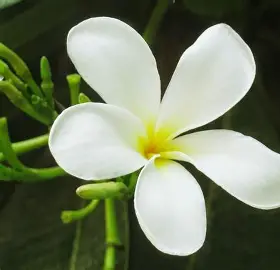
#> input picture Praktikum_7/bunga.jpg, 280 x 270 px
$ python latian2.py
#> lines starting #> are read from the running program, lines starting #| are printed output that depends on the picture
import cv2
import matplotlib.pyplot as plt
import numpy as np
from skimage.util import random_noise

img_bgr = cv2.imread('bunga.jpg')
#> img_bgr is the input picture: shape (270, 280, 3); mean B, G, R 98.1, 124.3, 114.9
if img_bgr is not None:
    img_gray = cv2.cvtColor(img_bgr, cv2.COLOR_BGR2GRAY)
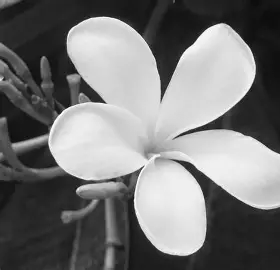
#> img_gray: shape (270, 280); min 6, max 255, mean 118.5

    # Menambahkan noise salt-and-pepper
    noise_img = random_noise(img_gray, mode='s&p', amount=0.05)
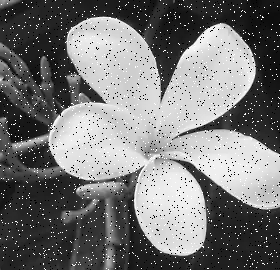
#> noise_img: shape (270, 280) float64; min 0, max 1, mean 0.466
    # skimage menghasilkan float [0, 1], kembalikan ke uint8 [0, 255]
    noise_img = np.array(255 * noise_img, dtype='uint8')

    # Median blur
    median_3 = cv2.medianBlur(noise_img, 3)
    median_5 = cv2.medianBlur(noise_img, 5)
    median_7 = cv2.medianBlur(noise_img, 7)
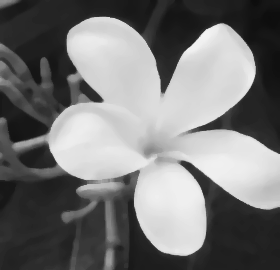
#> median_7: shape (270, 280); min 13, max 243, mean 118.1

    titles = ['Citra + Noise', 'Median (3)', 'Median (5)', 'Median (7)']
    images = [noise_img, median_3, median_5, median_7]

    plt.figure(figsize=(15, 5))
    for i in range(4):
        plt.subplot(1, 4, i+1)
        plt.imshow(images[i], cmap='gray')
        plt.title(titles[i])
        plt.axis('off')
    plt.show()
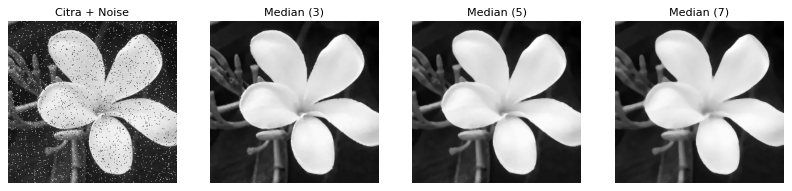
#> figure drawn by matplotlib, 4 panels
